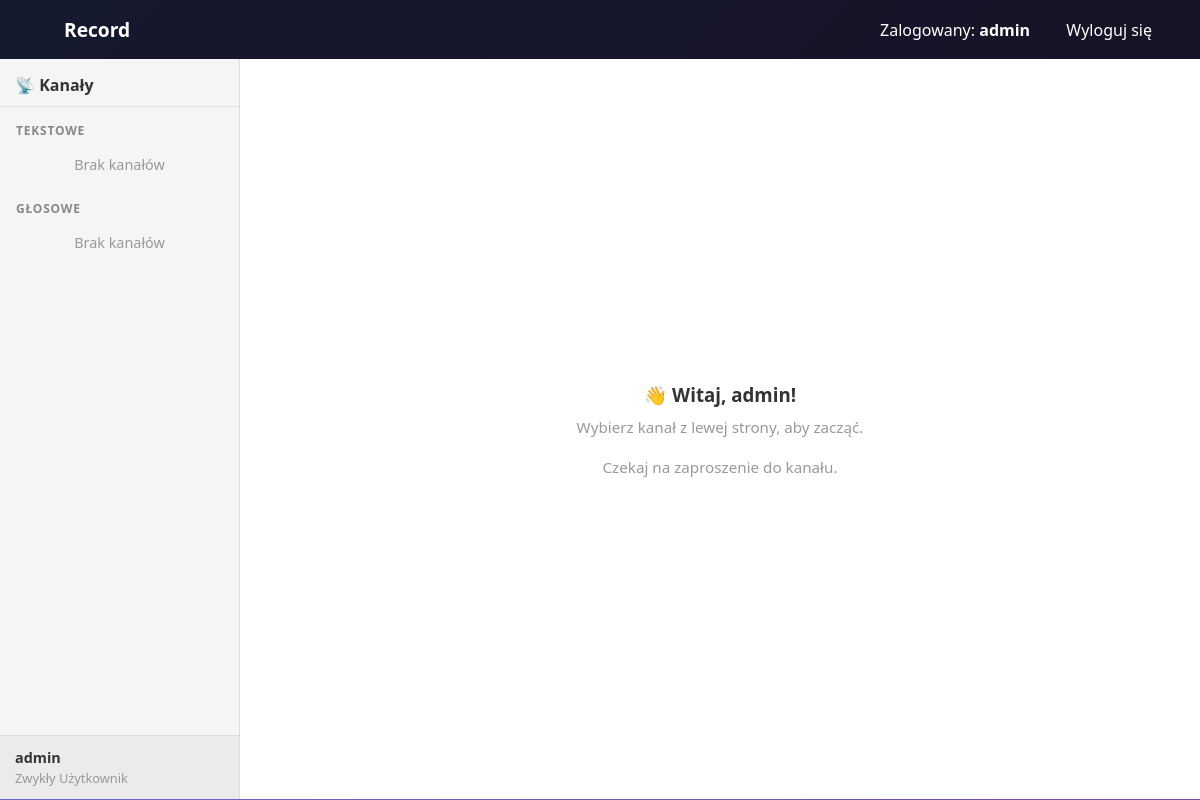
Before: /?channel_id=4 (signed in) with the older database file.
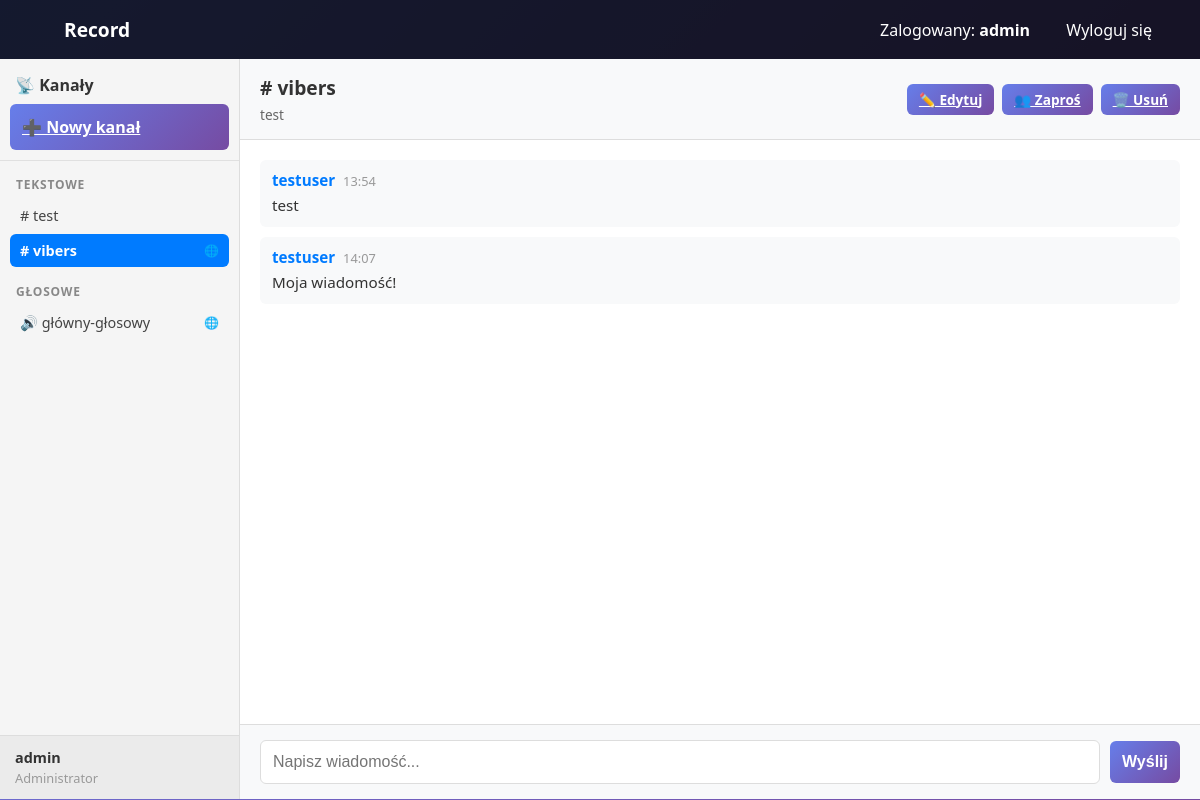
After: the same page with the newer database file.
### record_app/models.py (models this page shows, shortened)
class User(AbstractUser):
    ROLE_CHOICES = [
        ('user', 'Zwykły Użytkownik'),
        ('moderator', 'Moderator'),
        ('admin', 'Administrator'),
    ]
    role = models.CharField(
        max_length=10,
        choices=ROLE_CHOICES,
        default='user'
    )
    description = models.TextField(blank=True, null=True)
    class Meta:
        verbose_name = 'Użytkownik'
        verbose_name_plural = 'Użytkownicy'

class Channel(models.Model):
    CHANNEL_TYPE_CHOICES = [
        ('text', 'Kanał tekstowy'),
        ('voice', 'Kanał głosowy'),
    ]
    name = models.CharField(max_length=100)
    description = models.TextField(blank=True, null=True)
    channel_type = models.CharField(
        max_length=10,
        choices=CHANNEL_TYPE_CHOICES,
        default='text'
    )
    is_public = models.BooleanField(default=True)
    created_by = models.ForeignKey(User, on_delete=models.CASCADE, related_name='created_channels')
    created_at = models.DateTimeField(auto_now_add=True)
    updated_at = models.DateTimeField(auto_now=True)
    class Meta:
        verbose_name = 'Kanał'
        verbose_name_plural = 'Kanały'
        ordering = ['created_at']

class Message(models.Model):
    channel = models.ForeignKey(Channel, on_delete=models.CASCADE, related_name='messages')
    author = models.ForeignKey(User, on_delete=models.CASCADE, related_name='messages')
    content = models.TextField()
    created_at = models.DateTimeField(auto_now_add=True)
    updated_at = models.DateTimeField(auto_now=True)
    class Meta:
        verbose_name = 'Wiadomość'
        verbose_name_plural = 'Wiadomości'
        ordering = ['created_at']

### record_app/views.py (the view)
# urls.py: path('', views.home_view, name='home'),
@login_required(login_url='login')
def home_view(request):
    all_channels = Channel.objects.filter(
        Q(is_public=True) |
        Q(members__user=request.user) |
        Q(created_by=request.user)
    ).distinct()
    text_channels = all_channels.filter(channel_type='text').order_by('name')
    voice_channels = all_channels.filter(channel_type='voice').order_by('name')
    selected_channel_id = request.GET.get('channel_id')
    selected_channel = None
    messages_list = []
    if selected_channel_id:
        try:
            selected_channel = Channel.objects.get(id=selected_channel_id)
            is_member = selected_channel.members.filter(user=request.user).exists() or \
                       selected_channel.is_public or \
                       selected_channel.created_by == request.user
            if not is_member and not request.user.role == 'admin':
                messages.error(request, "Nie masz dostępu do tego kanału.")
                selected_channel = None
            else:
                messages_list = selected_channel.messages.all()[:50]  # Ostatnie 50 wiadomości
        except Channel.DoesNotExist:
            pass
    message_form = MessageForm() if selected_channel else None
    context = {
        'text_channels': text_channels,
        'voice_channels': voice_channels,
        'selected_channel': selected_channel,
        'messages': messages_list,
        'message_form': message_form,
        'is_admin': request.user.role in ['admin', 'moderator'],
    }
    return render(request, 'record_app/home.html', context)

### record_app/forms.py (shortened to what this page needs)
class MessageForm(forms.ModelForm):
    class Meta:
        model = Message
        fields = ('content',)
        widgets = {
            'content': forms.Textarea(attrs={
                'class': 'form-control',
                'placeholder': 'Napisz wiadomość...',
                'rows': 2
            })
        }

### record_app/templates/record_app/home.html (shortened to what this page needs)
{% extends "record_app/base.html" %}
{% load static %}
{% block extra_css %}
<link rel="stylesheet" href="{% static 'css/home.css' %}">
{% endblock %}
{% block content %}
<div class="record-wrapper">
    <div class="record-layout">
        <aside class="channels-sidebar">
            <div class="sidebar-header">
                <h5>
                    📡 Kanały
                </h5>
                {% if is_admin %}
                <a href="{% url 'create_channel' %}" class="btn btn-sm btn-primary">
                    ➕ Nowy kanał
                </a>
                {% endif %}
            </div>
            <div class="channels-grid">
                <div class="channel-column">
                    <h6 class="channel-column-title">Tekstowe</h6>
                    <div class="channel-list" id="text-channels-list">
                        {% for channel in text_channels %}
                        <div class="channel-item" data-channel-id="{{ channel.id }}">
                            <a href="?channel_id={{ channel.id }}"
                               class="channel-link {% if selected_channel.id == channel.id %}active{% endif %}">
                                # {{ channel.name }}
                                {% if channel.is_public %}
                                <span class="badge-public">🌐</span>
                                {% endif %}
                            </a>
                        </div>
                        {% endfor %}
                        {% if not text_channels %}
                        <div style="color: #999; font-size: 0.9rem; padding: 10px; text-align: center;">
                            Brak kanałów
                        </div>
                        {% endif %}
                    </div>
                </div>
                <div class="channel-column">
                    <h6 class="channel-column-title">Głosowe</h6>
                    <div class="channel-list" id="voice-channels-list">
                        {% for channel in voice_channels %}
                        <div class="channel-item" data-channel-id="{{ channel.id }}">
                            <a href="?channel_id={{ channel.id }}"
                               class="channel-link {% if selected_channel.id == channel.id %}active{% endif %}">
                                🔊 {{ channel.name }}
                                {% if channel.is_public %}
                                <span class="badge-public">🌐</span>
                                {% endif %}
                            </a>
                        </div>
                        {% endfor %}
                        {% if not voice_channels %}
                        <div style="color: #999; font-size: 0.9rem; padding: 10px; text-align: center;">
                            Brak kanałów
                        </div>
                        {% endif %}
                    </div>
                </div>
            </div>
            <div class="sidebar-footer">
                <strong>{{ user.username }}</strong>
                <small>{{ user.get_role_display }}</small>
            </div>
        </aside>
        <main class="chat-area">
            {% if selected_channel %}
            <div class="chat-header">
                <div class="channel-title">
                    <h3>
                        {% if selected_channel.channel_type == 'text' %}#{% else %}🔊{% endif %}
                        {{ selected_channel.name }}
                    </h3>
                    {% if selected_channel.description %}
                    <p class="channel-description">{{ selected_channel.description }}</p>
                    {% endif %}
                </div>
                {% if is_admin %}
                <div class="header-actions">
                    <a href="{% url 'edit_channel' selected_channel.id %}" class="btn btn-sm btn-warning">✏️ Edytuj</a>
                    <a href="{% url 'invite_channel' selected_channel.id %}" class="btn btn-sm btn-info">👥 Zaproś</a>
                    <a href="{% url 'delete_channel' selected_channel.id %}" class="btn btn-sm btn-danger">🗑️ Usuń</a>
                </div>
                {% endif %}
            </div>
            <div class="messages-area">
                <div class="messages-container" id="messages-container">
                    {% if messages|length > 0 %}
                        {% for message in messages %}
                        <div class="message" data-message-id="{{ message.id }}">
                            <div class="message-header">
                                <strong class="message-author">{{ message.author.username }}</strong>
                                <span class="message-time">{{ message.created_at|date:"H:i" }}</span>
                            </div>
                            <div class="message-content">{{ message.content }}</div>
                        </div>
                        {% endfor %}
                    {% else %}
                    <div class="no-messages">
                        <p>Brak wiadomości w tym kanale. Bądź pierwszy!</p>
                    </div>
                    {% endif %}
                </div>
            </div>
            {% if selected_channel.channel_type == 'text' %}
            <div class="message-input-area">
                <form id="message-form" class="message-form">
                    <input type="text"
                           id="message-input"
                           name="content"
                           class="form-control"
                           placeholder="Napisz wiadomość..."
                           required
                           autocomplete="off">
                    <button class="btn btn-primary" type="submit">Wyślij</button>
                </form>
            </div>
            {% else %}
            <div class="message-input-area voice-notice">
                <p>🔊 To jest kanał głosowy. Funkcja audio wkrótce.</p>
            </div>
            {% endif %}
            {% else %}
            <div class="empty-state">
                <h3>👋 Witaj, {{ user.username }}!</h3>
                <p>Wybierz kanał z lewej strony, aby zacząć.</p>
                {% if text_channels|length == 0 and voice_channels|length == 0 %}
                <p class="empty-state-hint">
                    {% if is_admin %}
                    Nie ma jeszcze żadnych kanałów. <a href="{% url 'create_channel' %}">Utwórz pierwszy kanał!</a>
                    {% else %}
                    Czekaj na zaproszenie do kanału.
                    {% endif %}
                </p>
                {% endif %}
            </div>
            {% endif %}
        </main>
    </div>
</div>
{% endblock %}

### record_app/templates/record_app/base.html (shortened to what this page needs)
{% load static %}
<!DOCTYPE html>
<html lang="pl">
<head>
    <link rel="stylesheet" href="{% static 'css/style.css' %}">
    {% block extra_css %}{% endblock %}
</head>
<body>
    <nav>
        <div>
            <a href="{% url 'home' %}" style="font-weight: bold; font-size: 1.2rem;">Record</a>
        </div>
        <div>
            {% if user.is_authenticated %}
                <span>Zalogowany: <strong>{{ user.username }}</strong></span>
                <a href="{% url 'logout' %}">Wyloguj się</a>
            {% else %}
                <a href="{% url 'login' %}">Logowanie</a>
                <a href="{% url 'register' %}">Rejestracja</a>
            {% endif %}
        </div>
    </nav>
    {% block content %}
    {% endblock %}
</body>
</html>

### record_app/static/css/style.css (style rules this page uses)
* { margin: 0; padding: 0; box-sizing: border-box; }
body { font-family: 'Segoe UI', Tahoma, Geneva, Verdana, sans-serif; background: linear-gradient(135deg, #667eea 0%, #764ba2 100%); min-height: 100vh; display: flex; flex-direction: column; }
nav { background: rgba(0, 0, 0, 0.8); padding: 1rem 2rem; display: flex; justify-content: space-between; align-items: center; color: white; }
nav a, nav button { color: white; text-decoration: none; margin-left: 1rem; cursor: pointer; background: none; border: none; font-size: 1rem; padding: 0.5rem 1rem; border-radius: 4px; transition: background 0.3s; }
.form-control { width: 100%; padding: 0.75rem; border: 1px solid #ddd; border-radius: 6px; font-size: 1rem; transition: border-color 0.3s; }
.btn { width: 100%; padding: 0.75rem; background: linear-gradient(135deg, #667eea 0%, #764ba2 100%); color: white; border: none; border-radius: 6px; font-size: 1rem; font-weight: 600; cursor: pointer; transition: transform 0.2s, box-shadow 0.2s; }

Changed rows visible on the page:
changed User "admin": role "Zwykły Użytkownik" → "Administrator"; username "admin" → (not shown)
added Channel: name "test", shown under "TEKSTOWE"
added Channel: name "vibers", description "test", shown under "TEKSTOWE"
added Channel: name "główny-głosowy", shown under "GŁOSOWE"
added Message: author.username "testuser", created_at "13:54", content "test"
added Message: author.username "testuser", created_at "14:07", content "Moja wiadomość!"
Other visible differences:
text no longer shown: "Brak kanałów Brak kanałów 👋 Witaj, ! Wybierz kanał z lewej strony, aby zacząć. Czekaj na zaproszenie do kanału."
text now shown: "➕ Nowy kanał # ✏️ Edytuj 👥 Zaproś 🗑️ Usuń Wyślij"
